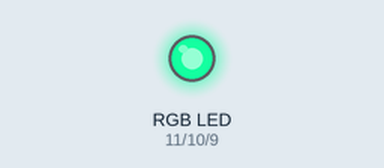
Simulated run of this sketch. Board: Arduino Uno, built with avr-gcc and run on an emulated ATmega328P. Shown: an RGB LED mixed from three pins (HIGH = lit).

Above: at 0.1 s.
Timing chart, 0 to 1.6 s (numbered marks = the images above):
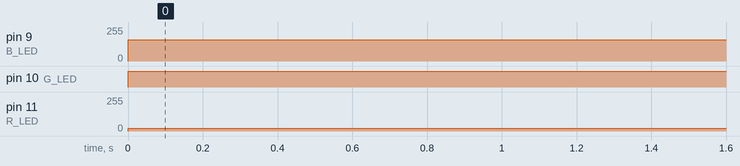

The sketch:

HW478_basic_codes.ino
```cpp
//Initialise the pins to be used for each colour
  int R_LED = 11 ;
  int G_LED = 10 ;
  int B_LED = 9 ;
void setup() {
  // put your setup code here, to run once:
  // initialize digital pin for each colour as an output.
  pinMode(R_LED, OUTPUT);
  pinMode(G_LED, OUTPUT);
  pinMode(B_LED, OUTPUT);
}

void loop() {
  // put your main code here, to run repeatedly:
  // Use analogwrite to control the LED using PWM
  analogWrite(R_LED, 20);
  analogWrite(G_LED, 255);
  analogWrite(B_LED, 160);
  delay(1000);

}
```

Measured:
- by itself, pin 9 (B_LED): 0/255 → 160/255 at 0.00 s
- by itself, pin 10 (G_LED): LOW → HIGH at 0.00 s
- by itself, pin 11 (R_LED): 0/255 → 20/255 at 0.00 s
